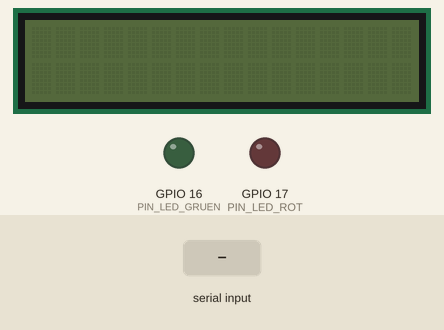
Simulated run of this sketch. Board: ESP32. Parts: 16×2 character LCD, output pins drawn as LEDs (lit = HIGH). Inputs (shaded band) come from the test bench. What the sketch prints to the serial monitor is not drawn.

Above: at 1.7 s.
1.8 s: "t\n" received over Serial
At 2.2 s:
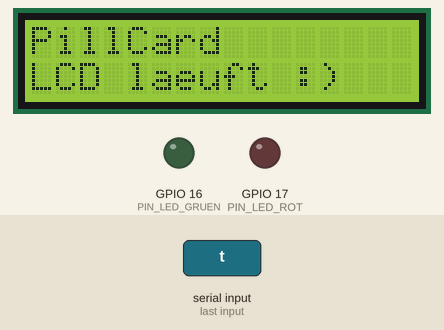
3.3 s: "g\n" received over Serial
At 4.5 s:
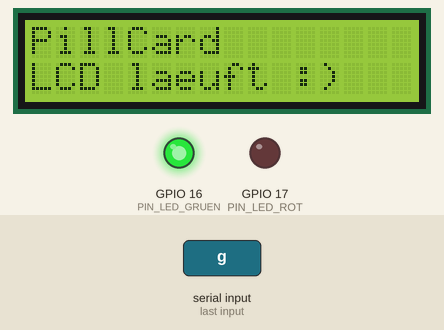
4.8 s: "r\n" received over Serial
At 6.8 s:
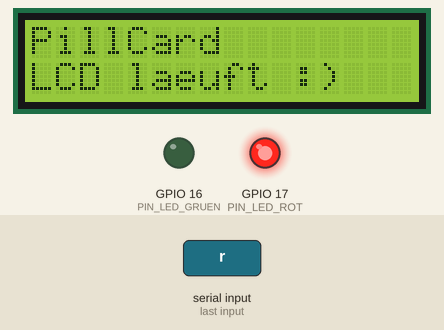
Timing chart, 0 to 10.8 s (numbered marks = the images above; inputs shaded):
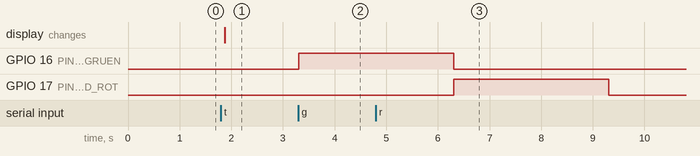

The sketch:

LCD_Pintest.ino
```cpp
// PillCard LCD-Pintest für die Arduino IDE (ESP32).
// Prüft jede Leitung zwischen ESP32 und Display einzeln und schickt einen Testtext.
//
// Arduino IDE: Board "ESP32 Dev Module", Serieller Monitor auf 115200 Baud.
// Einen Buchstaben oder eine Zahl eintippen und Enter drücken.
//
// Messen: Multimeter auf Gleichspannung, schwarz an GND, rot an den Display-Pin.
// Oder LED-Prüfspitze: kurzes Bein an GND, langes Bein über 100 Ohm an den Display-Pin.
#include <LiquidCrystal.h>

// Gleiche Belegung wie im PillCard-Projekt (include/Hardware.h)
const uint8_t PIN_RS = 22;
const uint8_t PIN_E  = 21;
const uint8_t PIN_D4 = 32;
const uint8_t PIN_D5 = 33;
const uint8_t PIN_D6 = 14;
const uint8_t PIN_D7 = 15;
const uint8_t PIN_LED_GRUEN = 16;
const uint8_t PIN_LED_ROT   = 17;

const uint8_t LEITUNGEN[6]    = {PIN_RS, PIN_E, PIN_D4, PIN_D5, PIN_D6, PIN_D7};
const char*   NAMEN[6]        = {"RS", "E", "D4", "D5", "D6", "D7"};
const uint8_t DISPLAY_PIN[6]  = {4, 6, 11, 12, 13, 14};

LiquidCrystal lcd(PIN_RS, PIN_E, PIN_D4, PIN_D5, PIN_D6, PIN_D7);

int dauerhaft = -2;  // -2 = alles aus, -1 = blinken, 0..5 = nur diese Leitung an

/** Zeigt alle Befehle im Seriellen Monitor. */
void menueZeigen() {
  Serial.println();
  Serial.println("=== PillCard LCD-Pintest ===");
  Serial.println("1..6  nur eine Leitung dauerhaft auf 3.3V:");
  for (uint8_t i = 0; i < 6; i++) {
    Serial.printf("      %u = %-2s  (ESP32 IO%u -> Display-Pin %u)\n",
                  i + 1, NAMEN[i], LEITUNGEN[i], DISPLAY_PIN[i]);
  }
  Serial.println("0     alle Leitungen aus (0V)");
  Serial.println("b     blinken: RS 1x, E 2x, D4 3x, D5 4x, D6 5x, D7 6x, dann Pause");
  Serial.println("t     Testtext aufs Display schicken");
  Serial.println("g / r gruene / rote Status-LED 3 s an");
  Serial.println("?     dieses Menue");
}

/** Schaltet alle LCD-Leitungen als Ausgang auf LOW. */
void alleAus() {
  for (uint8_t i = 0; i < 6; i++) {
    pinMode(LEITUNGEN[i], OUTPUT);
    digitalWrite(LEITUNGEN[i], LOW);
  }
}

/** Richtet das Display ein und schreibt zwei Zeilen Text. */
void testtext() {
  lcd.begin(16, 2);
  lcd.clear();
  lcd.setCursor(0, 0);
  lcd.print("PillCard");
  lcd.setCursor(0, 1);
  lcd.print("LCD laeuft :)");
  Serial.println("Testtext gesendet. Immer noch Kaestchen oben? Dann mit 1..6 die Leitungen messen.");
  dauerhaft = -3;  // Display behalten, nichts mehr an den Leitungen ändern
}

/** Lässt eine Status-LED 3 Sekunden leuchten. */
void ledTest(uint8_t pin, const char* name) {
  Serial.printf("LED %s an (IO%u) ...\n", name, pin);
  digitalWrite(pin, HIGH);
  delay(3000);
  digitalWrite(pin, LOW);
  Serial.println("aus.");
}

/** Verarbeitet einen Befehl aus dem Seriellen Monitor. */
void befehl(char c) {
  if (c >= '1' && c <= '6') {
    alleAus();
    dauerhaft = c - '1';
    digitalWrite(LEITUNGEN[dauerhaft], HIGH);
    Serial.printf("Nur %s ist an. Miss jetzt Display-Pin %u gegen GND: ca. 3.3V erwartet.\n",
                  NAMEN[dauerhaft], DISPLAY_PIN[dauerhaft]);
    Serial.println("Alle anderen Datenpins (4, 6, 11-14) sollten 0V haben.");
  } else if (c == '0') {
    alleAus();
    dauerhaft = -2;
    Serial.println("Alle Leitungen aus.");
  } else if (c == 'b') {
    alleAus();
    dauerhaft = -1;
    Serial.println("Blinken laeuft. LED-Pruefspitze an die Display-Pins halten und zaehlen.");
  } else if (c == 't') {
    testtext();
  } else if (c == 'g') {
    ledTest(PIN_LED_GRUEN, "gruen");
  } else if (c == 'r') {
    ledTest(PIN_LED_ROT, "rot");
  } else if (c == '?') {
    menueZeigen();
  }
}

void setup() {
  Serial.begin(115200);
  delay(500);
  pinMode(PIN_LED_GRUEN, OUTPUT);
  pinMode(PIN_LED_ROT, OUTPUT);
  digitalWrite(PIN_LED_GRUEN, LOW);
  digitalWrite(PIN_LED_ROT, LOW);
  alleAus();
  menueZeigen();
}

void loop() {
  while (Serial.available()) {
    char c = Serial.read();
    if (c != '\n' && c != '\r' && c != ' ') befehl(c);
  }

  // Blinkmuster: bis zu 6 Blinker à 500 ms, dann 1.5 s Pause
  if (dauerhaft == -1) {
    unsigned long t = millis() % 4500UL;
    for (uint8_t i = 0; i < 6; i++) {
      bool an = t < (i + 1) * 500UL && (t % 500UL) < 250UL;
      digitalWrite(LEITUNGEN[i], an ? HIGH : LOW);
    }
  }
  delay(5);
}
```

Measured:
- after the input at 1.8 s, the display: changes after 0.07 s (image 1)
- after the input at 3.3 s, GPIO 16 (PIN_LED_GRUEN): LOW → HIGH at once
- after the input at 4.8 s, GPIO 17 (PIN_LED_ROT): LOW → HIGH after 1.5 s, → LOW 3.0 s later
